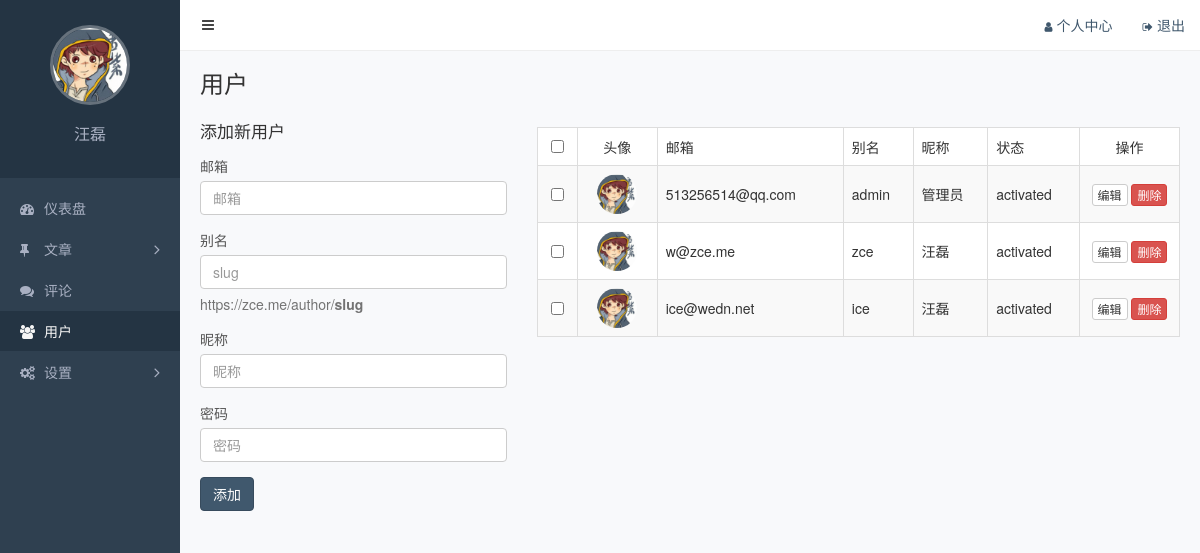
Before: /admin/users.php (signed in) with the older database file.
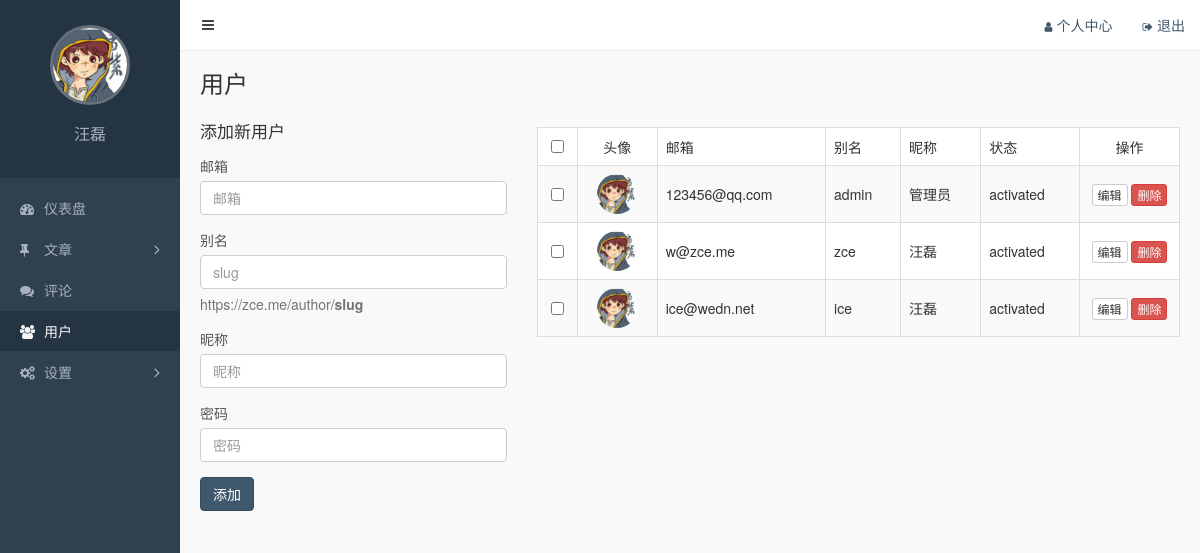
After: the same page with the newer database file.
### tables this page shows
CREATE TABLE `users` (
  `id` int(11) NOT NULL AUTO_INCREMENT COMMENT '主键',
  `slug` varchar(200) NOT NULL COMMENT '别名',
  `email` varchar(200) NOT NULL COMMENT '邮箱',
  `password` varchar(200) NOT NULL COMMENT '密码',
  `nickname` varchar(100) DEFAULT NULL COMMENT '昵称',
  `avatar` varchar(200) DEFAULT NULL COMMENT '头像',
  `bio` varchar(500) DEFAULT NULL COMMENT '简介',
  `status` varchar(20) NOT NULL COMMENT '状态（unactivated/activated/forbidden/trashed）',
  PRIMARY KEY (`id`) USING BTREE,
  UNIQUE KEY `slug` (`slug`) USING BTREE,
  UNIQUE KEY `email` (`email`) USING BTREE
);

### functions.php (called while the page is built, shortened)
<?php
function xiu_get_current_user(){
	return $_SESSION['current_login_user'];
}
function xiu_fetch_all($sql){
	$connection = mysqli_connect(XIU_DB_HOST, XIU_DB_USER, XIU_DB_PASS, XIU_DB_NAME);
	$query = mysqli_query($connection,$sql);
	$result = array();
	while ($row = mysqli_fetch_assoc($query)) {
		$result[] = $row;
	}
	return $result;
}

### admin/users.php (the view, shortened to what this page needs)
<?php
require_once '../functions.php';
$users = xiu_fetch_all('select * from users;');
 ?>
<!DOCTYPE html>
<html lang="zh-CN">
<head>
  <link rel="stylesheet" href="/static/assets/vendors/bootstrap/css/bootstrap.css">
  <link rel="stylesheet" href="/static/assets/vendors/font-awesome/css/font-awesome.css">
  <link rel="stylesheet" href="/static/assets/vendors/nprogress/nprogress.css">
  <link rel="stylesheet" href="/static/assets/css/admin.css">
</head>
<body>
  <div class="main">
  <?php include 'includes/navbar.php' ?>
    <div class="container-fluid">
      <div class="page-title">
        <h1>用户</h1>
      </div>
      <div class="row">
        <div class="col-md-4">
          <form action="<?php echo $_SERVER['PHP_SELF']; ?>" method="post">
            <h2>添加新用户</h2>
            <div class="form-group">
              <label for="email">邮箱</label>
              <input id="email" class="form-control" name="email" type="email" placeholder="邮箱">
            </div>
            <div class="form-group">
              <label for="slug">别名</label>
              <input id="slug" class="form-control" name="slug" type="text" placeholder="slug">
              <p class="help-block">https://zce.me/author/<strong>slug</strong></p>
            </div>
            <div class="form-group">
              <label for="nickname">昵称</label>
              <input id="nickname" class="form-control" name="nickname" type="text" placeholder="昵称">
            </div>
            <div class="form-group">
              <label for="password">密码</label>
              <input id="password" class="form-control" name="password" type="text" placeholder="密码">
            </div>
            <div class="form-group">
              <button class="btn btn-primary" type="submit">添加</button>
            </div>
          </form>
        </div>
        <div class="col-md-8">
          <table class="table table-striped table-bordered table-hover">
            <thead>
               <tr>
                <th class="text-center" width="40"><input type="checkbox"></th>
                <th class="text-center" width="80">头像</th>
                <th>邮箱</th>
                <th>别名</th>
                <th>昵称</th>
                <th>状态</th>
                <th class="text-center" width="100">操作</th>
              </tr>
            </thead>
            <tbody>
              <?php foreach ($users as $item): ?>
              <tr>
                <td class="text-center"><input type="checkbox" data-id="<?php echo $item['id']; ?>"></td>
                <td class="text-center"><img class="avatar" src="<?php echo $item['avatar'] ?>"></td>
                <td><?php echo $item['email'] ?></td>
                <td><?php echo $item['slug'] ?></td>
                <td><?php echo $item['nickname'] ?></td>
                <td><?php echo $item['status'] ?></td>
                <td class="text-center">
                  <a href="/admin/users-edit.php?id=<?php echo $item['id']; ?>" class="btn btn-default btn-xs">编辑</a>
                  <a href="/admin/api/users-delete.php?id=<?php echo $item['id']; ?>" class="btn btn-danger btn-xs">删除</a>
                </td>
              </tr>
              <?php endforeach ?>
            </tbody>
          </table>
        </div>
      </div>
    </div>
  </div>
  <?php include 'includes/aside.php' ?>
</body>
</html>

### admin/includes/navbar.php
<nav class="navbar">
  <button class="btn btn-default navbar-btn fa fa-bars"></button>
  <ul class="nav navbar-nav navbar-right">
    <li><a href="/admin/profile.php"><i class="fa fa-user"></i>个人中心</a></li>
    <li><a href="/admin/login.php?action=login_out"><i class="fa fa-sign-out"></i>退出</a></li>
  </ul>
</nav>

### admin/includes/aside.php (shortened to what this page needs)
<?php
require_once '../functions.php';
$current_user = xiu_get_current_user();
 ?>
<div class="aside">
  <div class="profile">
    <img class="avatar" src="<?php echo $current_user['avatar'] ?>">
    <h3 class="name"><?php echo $current_user['nickname'] ?></h3>
  </div>
  <ul class="nav">
    <li class="<?php echo $_SERVER['PHP_SELF'] === '/admin/index.php' ? 'active' : ''; ?>">
      <a href="/admin/index.php"><i class="fa fa-dashboard"></i>仪表盘</a>
    </li>
     <?php $menuPosts = array('/admin/posts.php', '/admin/post-add.php', '/admin/categories.php')  ?>
    <li>
      <a href="#menu-posts"<?php echo in_array($_SERVER['PHP_SELF'], $menuPosts) ? '' :
      'class="collapsed"' ?> data-toggle="collapse">
        <i class="fa fa-thumb-tack"></i>文章<i class="fa fa-angle-right"></i>
      </a>
    </li>
    <li class="<?php echo $_SERVER['PHP_SELF'] === '/admin/comments.php' ? 'active' : ''; ?>">
      <a href="/admin/comments.php"><i class="fa fa-comments"></i>评论</a>
    </li>
    <li class="<?php echo $_SERVER['PHP_SELF'] === '/admin/users.php' ? 'active' : ''; ?>">
      <a href="/admin/users.php"><i class="fa fa-users"></i>用户</a>
    </li>
    <?php $menuSettings=array('/admin/nav-menus.php', '/admin/slides.php', '/admin/settings.php') ?>
    <li>
      <a href="#menu-settings"<?php echo in_array($_SERVER['PHP_SELF'], $menuSettings) ? '':
      'class="collapsed"' ?> data-toggle="collapse">
        <i class="fa fa-cogs"></i>设置<i class="fa fa-angle-right"></i>
      </a>
    </li>
  </ul>
</div>

### static/assets/css/admin.css (style rules this page uses)
.form-control { box-shadow: none; }
body { background-color: #f8f9fb; -webkit-font-smoothing: antialiased; -moz-osx-font-smoothing: grayscale; }
.aside { position: fixed; top: 0; left: 0; width: 180px; height: 100%; background-color: #2f4050; }
.aside .profile { padding: 25px; text-align: center; background-color: #243443; }
.aside .profile .avatar { width: 80px; height: 80px; border: 3px solid rgba(255, 255, 255, .3); border-radius: 50%; object-fit: cover; }
.aside .profile .name { color: #a9b0c2; font-size: 16px; }
.aside .nav { padding: 10px 0; }
.aside .nav li + li { margin-top: 1px; }
.aside .nav a { display: block; padding: 10px 20px; color: #a9b0c2; }
.aside .nav .active > a { color: #f6f6f6; background-color: #243443; }
.aside .nav a i:first-child { width: 14px; margin-right: 10px; font-size: 14px; line-height: 16px; }
.aside .nav .fa-angle-right { float: right; transition: transform .2s; transform: rotate(90deg); font-size: 16px; line-height: 20px; }
.aside .nav .collapsed .fa-angle-right { float: right; transform: rotate(0); }
.main { position: relative; overflow: hidden; min-width: 844px; min-height: 100vh; padding: 70px 5px 20px 185px; }
.main .navbar { position: fixed; z-index: 10; top: 0; right: 0; left: 180px; padding: 0 15px 0 10px; border: 0; border-bottom: 1px solid #eee; border-radius: 0; background-color: #fff; }
.main .navbar .navbar-btn { padding: 10px 12px; color: #444; border: 0; }
.main .navbar i { margin-right: 4px; font-size: .8em; }
.main .container-fluid .page-title { overflow: hidden; margin-bottom: 20px; }
.main .container-fluid .page-title h1 { display: inline-block; margin: 0; font-size: 24px; font-weight: 400; }
.main .container-fluid form h2 { margin-top: 5px; margin-bottom: 15px; font-size: 17px; font-weight: 400; }
.main .container-fluid table { background-color: #fff; }
.main .container-fluid th { border-bottom: 1px; font-weight: 400; }
.main .container-fluid td { vertical-align: middle; }
.main .container-fluid td .avatar { width: 40px; border-radius: 50%; }
.main .container-fluid label { color: #555; font-weight: normal; }

Changed rows visible on the page:
changed users "admin": email "513256514@qq.com" → "123456@qq.com"
